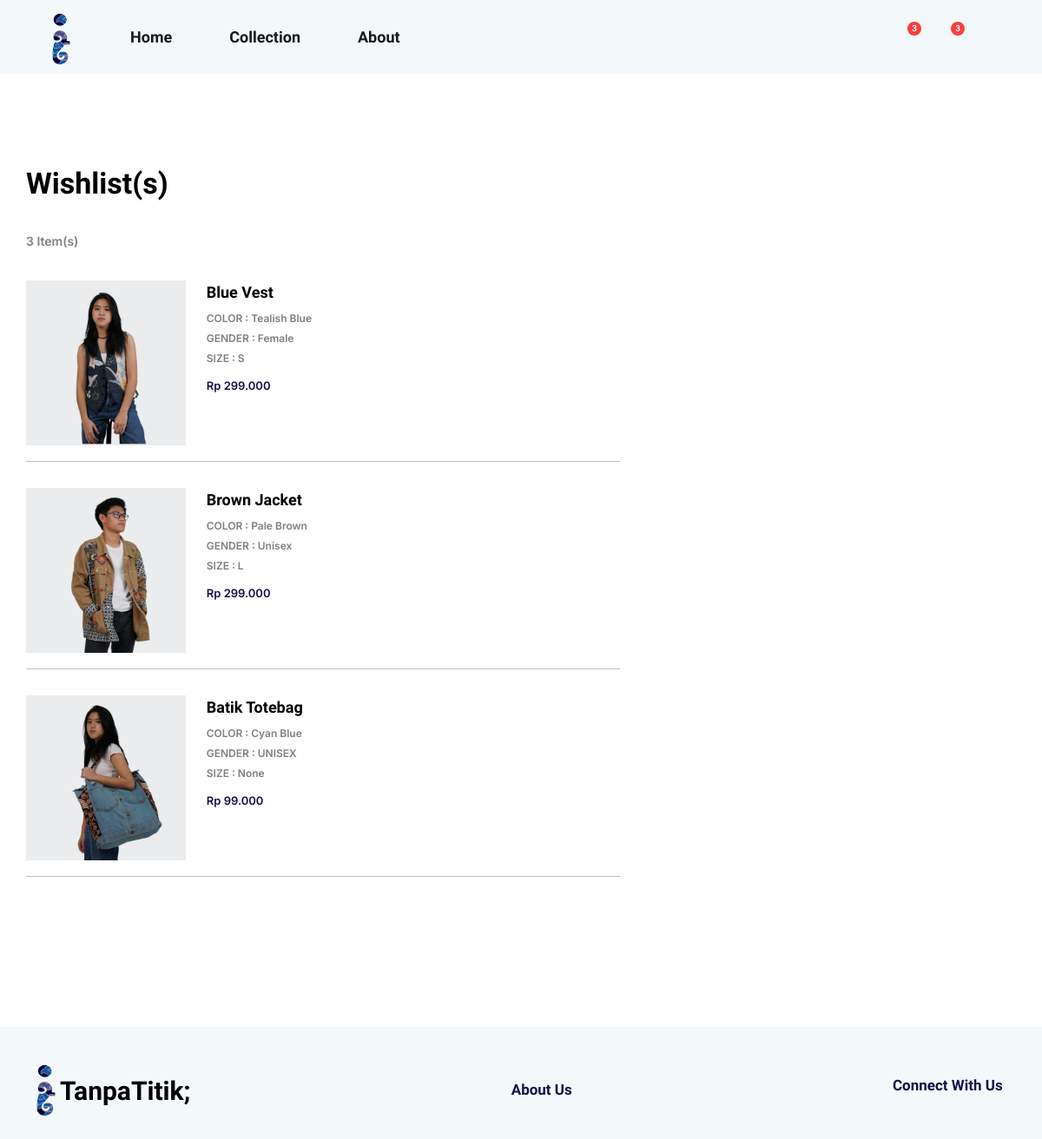
Screenshot of /wishlist/ (signed in) with the database file from the repository.
### mainPage/models.py (models this page shows, shortened)
class Additional(models.Model):
    name = models.CharField(max_length=200)
    img = models.ImageField(null=True, blank=True, upload_to="images/") #TanpaTitik Logo

class Order(models.Model):
    customer = models.ForeignKey(Customer, on_delete=models.SET_NULL,null=True)
    status = models.ForeignKey(OrderStatus, on_delete=models.SET_NULL, null=True, blank=True)
    date_ordered = models.DateField(auto_now_add=True) # Not like that
    complete = models.BooleanField(default=False) # payment complete
    current = models.BooleanField(default=True) # if true, we can continue adding to cart. and displayed in the checkout page
    cancel = models.BooleanField(default=False)
    payment_method = models.CharField(max_length=200, null=True)
    transaction_id = models.CharField(max_length=200, null=True)
    terms = models.BooleanField(default=False)
    shipping_cost = models.IntegerField(default=0)
    delivery_time = models.CharField(max_length=200, null=True)
    @property
    def get_cart_items(self):
        orderitems = self.orderitem_set.all()
        total = sum([item.quantity for item in orderitems]) #The total quantity of the cart (all OrderItems)
        return total

class OrderItem(models.Model):
    product= models.ForeignKey(Products, on_delete=models.SET_NULL, blank=True, null=True) #When the customer is deleted, the OrderItem remains exist. However, the customer key is null
    order = models.ForeignKey(Order, on_delete=models.SET_NULL, blank=True, null=True)
    quantity = models.IntegerField(default=1)
    date_added = models.DateTimeField(auto_now_add=True, null=True, blank=True)

class Customer(models.Model):
    user = models.OneToOneField(User, on_delete=models.CASCADE, null=True, blank=True) #null and true so that you don't get errors when changing the models
    name = models.CharField(max_length=200, null=True)
    email = models.CharField(max_length=200, null=True)
    @property
    def wishlist_length(self):
        customer_wishlist = self.wishlist_set.all()
        return len(customer_wishlist)

class Wishlist(models.Model):
    customer = models.ForeignKey(Customer,on_delete=models.CASCADE, blank=True, null=True)
    product = models.ForeignKey(Products,on_delete=models.CASCADE, blank=True, null=True)

class Products(models.Model):
    name = models.CharField(max_length=200)
    product_index = models.IntegerField(default=0)
    img = models.ImageField(null=True, blank=True, upload_to="images/")
    color_circle = models.CharField(null=True, blank=True, max_length=200) #charfield or array?
    gender = models.CharField(null=True, blank=True, max_length=200)
    price = models.IntegerField(null=True,blank=True)
    offer = models.BooleanField(default=False)
    date = models.DateField(auto_now_add=True)
    status = models.CharField(null=True, blank=True, max_length=200)
    bio = models.CharField(null=True, blank=True, max_length=200)
    overview = models.CharField(null=True, blank=True, max_length=200)
    material = models.CharField(null=True, blank=True, max_length=200)
    type = models.CharField(null=True, blank=True, max_length=200)
    size = models.CharField(null=True, blank=True, max_length=200)
    color = models.CharField(null=True, blank=True, max_length=200)
    color_hex = models.CharField(null=True, blank=True, max_length=200)
    stock = models.IntegerField(null=True,blank=True)

### mainPage/views.py (the view)
# urls.py: path("wishlist/", views.wishlist, name="wishlist"),
def wishlist(request):
    logo = Additional.objects.get(name="logo")
    wishlist = Wishlist.objects.all()
    if request.user.is_authenticated:
        customer = request.user.customer
        order, created = Order.objects.get_or_create(customer=customer, current=True)
        customer_wishlist = Wishlist.objects.filter(customer=customer)
    else:
        customer = None
        order = {'get_cart_total':0, 'get_cart_items':0}
        customer_wishlist = []
    context = {"logo":logo,"wishlist":wishlist,"customer_wishlist":customer_wishlist,"customer":customer,"order":order,}
    return render(request, "main/wishlist.html", context)

### mainPage/templatetags/custom_filters.py (called while the page is built)
@register.filter
def add_fullstop(value):
    if type(value) is str or type(value) is float :
        value = int(value)
    return format(value, ',d').replace(',', '.').strip('.')

### mainPage/templates/main/wishlist.html (shortened to what this page needs)
<!DOCTYPE html>
{% extends "main/base2.html" %}
{% load static %}
{% load custom_filters %}
    {% block head %}
    <link rel="stylesheet" type="text/css" href="{% static '/css/cart_wishlist/cart.css' %}">
    {% endblock head %}
    {% block content %}
    <div class="container cart-wishlist-content">
    <div class="cart-wishlist-heading">Wishlist(s)</div>
    {% if user.is_authenticated %}
    <div class="wishlist-length">{{customer.wishlist_length}} Item(s)</div>
    <div class="cart-page">
        <div class="cart-page-1" style="min-height:350px;">
          {% if wishlist.count == 0 %}
          <div class="cart-empty" style="">
            <div class="cart-wishlist-heading" style="font-size:22px;margin-bottom:10px;">Your wishlist is currently empty</div>
            <a href="{% url 'home' %}#collection"><div class="checkout" style="width:200px;"><div class="but-text" style="font-size:15px;">DISCOVER MORE</div></div></a>
          </div>
          {% else %}
          {% for item in wishlist %}
          <div class="cart-item">
            <div class="item-img">
              <img class="img_product img-cart-wishlist" src="{{item.product.img.url}}" alt="{{item.color_circle}}">
            </div>
            <div class="item-info">
              <div class="item-name-close">
                <div class="item-name">{{item.product.name}}</div>
                <div class="item-close" data-bs-toggle="modal" data-bs-target="#exampleModal"></div>
              </div>
              <div class="color-size">COLOR : {{item.product.color}}</div>
              <div class="color-size" style="">GENDER : {{item.product.gender}}</div>
              <div class="color-size" style="margin-bottom:13px;">SIZE : {{item.product.size}}</div>
              {% if item.product.offer == False %}
                <div class="item-price">Rp {{item.product.price|add_fullstop}}</div>
              {% else %}
                <div class="item-price-old">Rp {{item.product.price|add_fullstop}}</div>
                <div class="item-price-new">Rp {{item.product.products_offer.final_price|add_fullstop}}</div>
              {% endif %}
            </div>
          </div>
          {% endfor %}
          {% endif %}
        </div>
      </div>
      {% else %}
        <div class="cart-empty">
          <div class="cart-wishlist-heading" style="font-size:22px;margin-bottom:10px;">Please Login to Begin Shopping</div>
          <a href="{% url 'login_page' %}#collection"><div class="checkout" style="width:200px;"><div class="but-text" style="font-size:15px;">LOG IN</div></div></a>
        </div>
      {% endif %}
    </div>
    {% endblock %}

### mainPage/templates/main/base2.html (shortened to what this page needs)
<!DOCTYPE html>
{% load static %}
<html lang="en">
<head>
    <link href="https://cdn.jsdelivr.net/npm/bootstrap@5.2.3/dist/css/bootstrap.min.css" rel="stylesheet">
    <link rel="stylesheet" href="https://cdnjs.cloudflare.com/ajax/libs/font-awesome/4.7.0/css/font-awesome.min.css">
    <link rel="stylesheet" type="text/css" href="{% static '/css/general/base2.css' %}">
    <link rel="stylesheet" type="text/css" href="{% static '/css/general/footer.css' %}">
    {% block head %}
    {% endblock head %}
</head>
<body>
   <nav class="navbar navbar-expand-lg bg-body-tertiary fixed-top" id="navMain" style="margin:0px;padding:10px">
    <div class="container-fluid">
      <a class="navbar-brand" id="logo_div" href="#"><img class="logo" src="{{logo.img.url}}" alt="TanpaTitik"></a>
      <div class="collapse navbar-collapse" id="navbarNavAltMarkup">
        <ul class="navbar-nav me-auto mb-2 mb-lg-0">
          <li class="nav-item">
            <a class="nav-link active" aria-current="page" href="{% url 'home' %}">Home</a>
          </li>
          <li class="nav-item">
            <a class="nav-link active" aria-current="page" href="{% url 'home' %}#collection">Collection</a>
          </li>
          <li class="nav-item">
            <a class="nav-link active" href="{% url 'about' %}">About</a>
          </li>
        </ul>
      </div>
      <span class="navbar-text nav_text">
        <form method='POST' action="{% url 'home' %}#collection">
          <div class="search-box">
          </div>
        </form>
        <a href="{% url 'profile' %}" class="base-link"></a>
        <a href="{% url 'wishlist' %}" class="base-link">
          {% if customer_wishlist.count > 0 %}
          <span class="button_badge"><div>{{customer_wishlist.count}}</div></span>
          {% endif %}
        </a>
        <a href="{% url 'cart' %}" class="base-link">
          {% if order.get_cart_items > 0 %}
          <span class="button_badge"><div>{{order.get_cart_items}}</div></span>
          {% endif %}
        </a>
      </span>
    </div>
  </nav>
  <div class="spinner-border" id="spinner" role="status">
  </div>
<div id="content" ,name="content", class="main">
    {% block content %}{% endblock %}
</div>
<div class="container-fluid footer-container">
  <div class="container footer">
    <a href="{% url 'home' %}"><div class="footer-company"><img class="footer-logo" src="{{logo.img.url}}" alt="TanpaTitik"><div>TanpaTitik;</div></div></a>
    <a href="{% url 'about' %}"><div class="footer-link" style="cursor:pointer">About Us</div></a>
    <div class="footer-social">
      <div class="footer-link">
        Connect With Us
      </div>
    </div>
  </div>
</div>
</body>
</html>

### static/css/general/base2.css (style rules this page uses)
* { font-family: 'Raleway'; text-decoration: None; color:black; font-weight:600; padding:0px; margin:0px; }
#navMain { background-color:#F3F9FB !important; width:100%; font-weight:500; font-size:18px; height:85px; }
.nav-item { margin-right:50px; }
.nav-link { padding:0px; width:auto; }
.search-box { height:30px; display:flex; cursor:pointer; padding: 10px 20px; border-radius:30px; align-items:center; position:relative; top:3px; width:20px; right:4px; }
.nav_text { display:flex; justify-content:space-between; width:190px; margin-right:70px; font-size:1.3em; font-weight:bold; }
.nav_text > a { margin-left:26px; }
#logo_div { overflow:hidden; margin-right:50px; padding-right:8px; margin-left:35px; margin-top:5px; width:auto; }
.logo { position:relative; object-fit:contain; width:27px; height:60px; }
.base-link { display: inline-block; position: relative; width:33px; height:35px; }
.button_badge { background-color: #fa3e3e; border-radius: 10px; width:16px; height:16px; position: absolute; left:11px; }
.button_badge > div { text-align:center; font-size: 10px; color: white; line-height:16px; }
.item-img { width:190px; height:190px; margin-right:24px; background-color:#ebecee; overflow:hidden; display:flex; justify-content:center; }
.img_product { width:345px; height:345px; position:relative; left:5px; object-fit:contain; margin:0px !important; }

### static/css/general/footer.css (style rules this page uses)
.footer-container { background-color:#F3F9FB; height:129px; margin-top:143px; padding-top:40px; }
.footer { height:66px; display:flex; flex-wrap:wrap; justify-content:space-between; align-items:center; }
.footer-company { font-weight:600; font-size:30px; }
.footer-logo { position:relative; object-fit:contain; width:22px; height:60px; margin-right:5px; }
.footer-company > div { position:relative; display:inline-block; top:3px; }
.footer-link { color:#121147; font-weight:700; font-size:17px; }

### static/css/cart_wishlist/cart.css (style rules this page uses)
a { text-decoration:none; }
.cart-wishlist-content { margin-top:150px; height:auto; padding:0px; min-height:270px; }
.cart-page { height:auto; width:100%; display:flex; justify-content:space-between; padding:0px; flex-wrap:wrap; }
.cart-page-1 { width:60%; min-width:600px; }
.cart-wishlist-heading { font-size:34px; margin-bottom:30px; }
.wishlist-length { font-family:'Inter'; font-size:14px; margin-bottom:35px; color:rgba(1,1,1,0.5) }
.cart-item { width:100%; height:auto; border-bottom:1px solid rgba(1,1,1,0.25); padding-bottom:18px; margin-bottom:30px; display:flex; }
.img-cart-wishlist { position:relative; bottom:60px; width:320px; height:320px; }
.item-info { height:auto; width:72%; }
.item-name-close { display:flex; margin-bottom:5px; }
.item-name { width:95%; font-size:18px; }
.item-close { width:30px; height:30px; display:flex; justify-content:center; align-items:center }
.color-size { font-family:'Inter'; color: rgba(1,1,1,0.5); font-size:12px; margin-bottom:5px; }
.item-price { font-family:'Inter'; color:#121147; font-size:13px; margin-bottom:15px; }

### mainPage/templates/main/base2.html (style rules this page uses)
#content { display:none; }

### rows the page displays
Additional: img (picture)
Order: get_cart_items "3"
Customer: wishlist_length "3"
Wishlist: product.img (picture), product.name "Blue Vest", product.color "Tealish Blue", product.gender "Female", product.size "S", product.price|add_fullstop "299.000"
Wishlist: product.img (picture), product.name "Brown Jacket", product.color "Pale Brown", product.gender "Unisex", product.size "L", product.price|add_fullstop "299.000"
Wishlist: product.img (picture), product.name "Batik Totebag", product.color "Cyan Blue", product.gender "UNISEX", product.size "None", product.price|add_fullstop "99.000"

### other values shown
{{ customer_wishlist.count }} "3"
